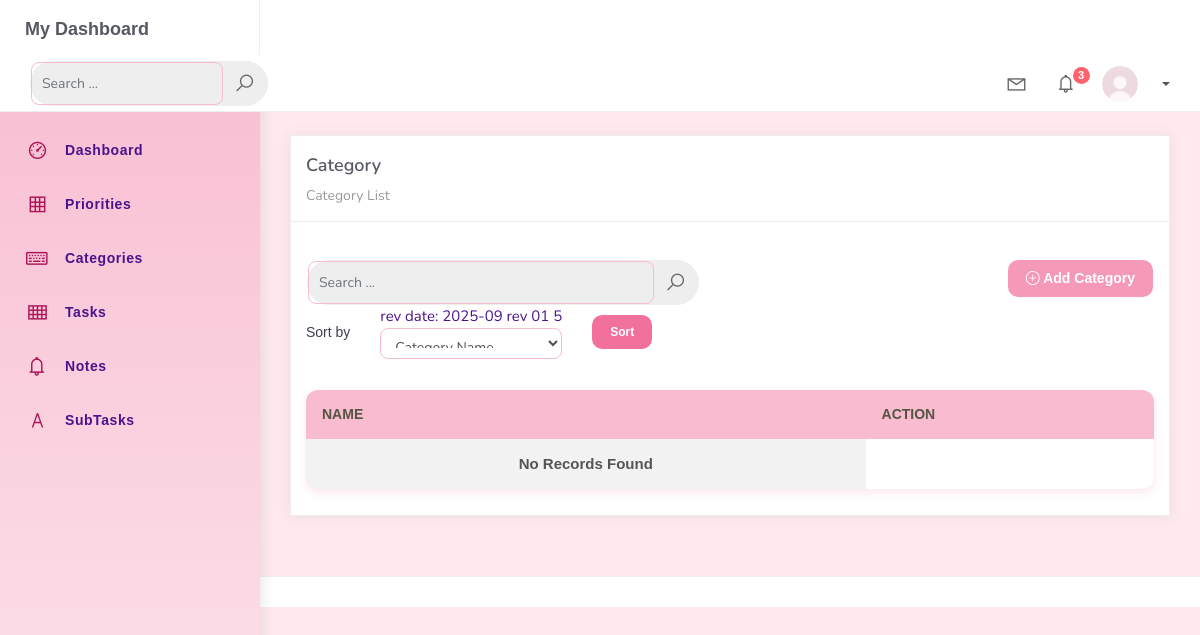
The app's page /category_list, older data.
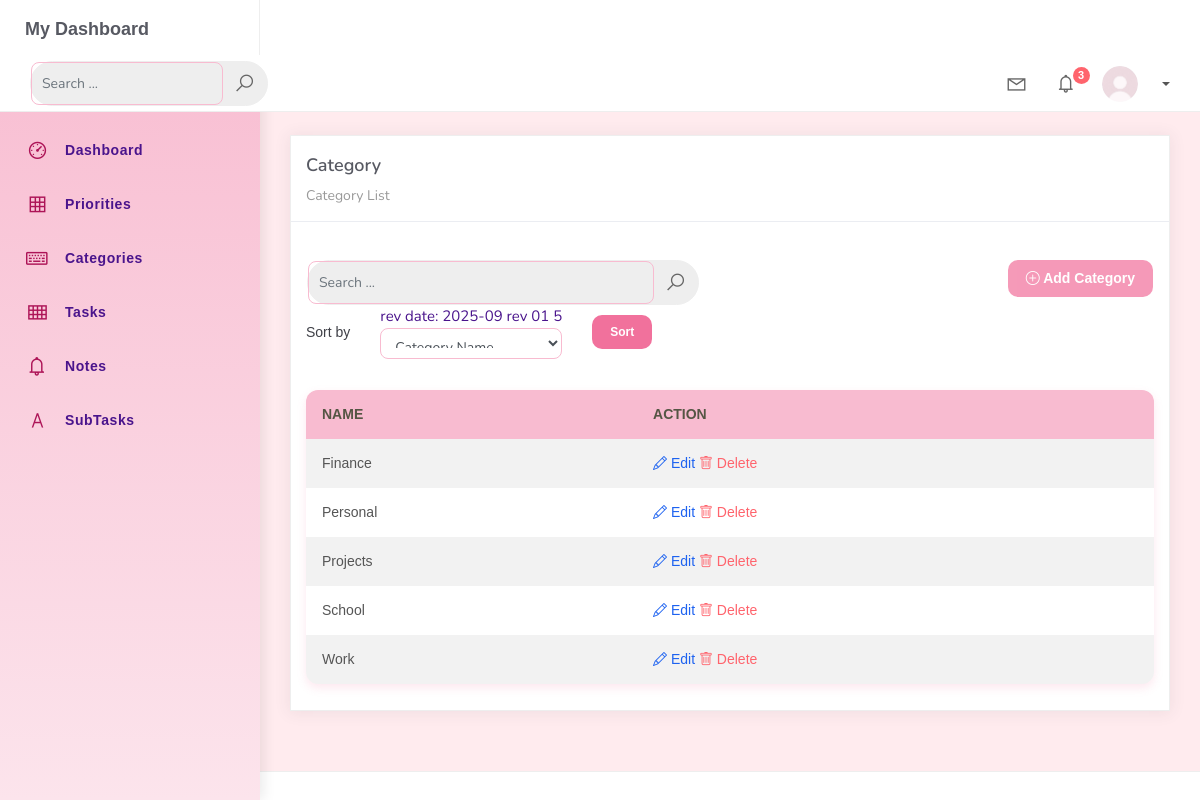
The same page, newer data.
### hangarin_project/hangarinorg/models.py (models this page shows, shortened)
class BaseModel(models.Model):
    created_at = models.DateTimeField(auto_now_add=True, db_index=True)
    updated_at = models.DateTimeField(auto_now=True)
    class Meta:
        abstract = True

class Category(BaseModel):
    name = models.CharField(max_length=150)
    class Meta:
        verbose_name = "Category"
        verbose_name_plural = "Categories"

### hangarin_project/hangarinorg/views.py (the view)
# urls.py: path('category_list', CategoryList.as_view(), name='category-list'),
class CategoryList(ListView):
    model = Category
    context_object_name = 'category'
    template_name = 'category_list.html'
    paginate_by = 5
    ordering = ["name"]
    def get_ordering(self):
        allowed = ["name", "id", "created_at"]
        sort_by = self.request.GET.get("sort_by")
        if sort_by in allowed:
            return sort_by
        return "name"
    def get_queryset(self):
        qs = super().get_queryset()
        query = self.request.GET.get('q')
        if query:
            qs = qs.filter(
                Q(name__icontains=query) |
                Q(description__icontains=query)
            )
        return qs

### hangarin_project/templates/category_list.html (shortened to what the changed rows need)
{% extends 'base.html' %}
{% load static %}
{% block content %}
<div class="content">
    <div class="container-fluid">
        <div class="row">
            <div class="col-md-12">
                <div class="card">
                    <br />
                    <div class="card-body">
                        <table class="table table-striped mt-3">
                            <thead>
                                <tr>
                                    <th scope="col">Name</th>
                                    <th scope="col">Action</th>
                                </tr>
                            </thead>
                            <tbody>
                                {% for category in category %}
                                <tr>
                                    <td>{{ category.name }}</td>
                                    <td>
                                        <a href="category_list/{{ category.id }}" class="text-primary">
                                          <i class="class=bi bi-pencil"></i> Edit
                                        </a>
                                        <a href="{% url 'category-delete' category.id %}" class="text-danger">
                                          <i class="bi bi-trash"></i> Delete
                                        </a>
                                      </div>
                                {% empty %}
                                <tr>
                                <td colspan="1" style="text-align: center">
                                <p class="text-sm font-weight-bold mb-0">No Records Found</p>
                                </td>
                                </tr>
                                {% endfor %}
                            </tbody>
                        </table>
                    </div>
                </div>
            </div>
        </div>
    </div>
</div>
{% endblock %}

Row changes from the older to the newer data that the page shows:
added Category: name "Finance"
added Category: name "Personal"
added Category: name "Projects"
added Category: name "School"
added Category: name "Work"
Text that changed along with them:
text no longer shown: "No Records Found"
